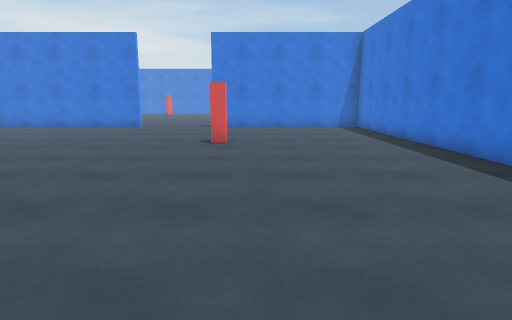
View 1 (above)

17 first-person views from a walk through a Unity game level. The camera is 1.4 m above the floor, tilts 10° down and sees 75° across. Doors are open. The floor is counted in squares, 1 m on a side. Each view is taken from the middle of a square. On the plan, view 1 faces up. The plan holds only what a view shows up to about 15 squares ahead; the rest is blank. The place goes on beyond the plan. The player is left out.

View 2
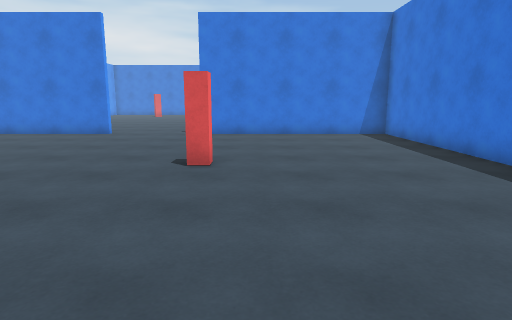

View 3
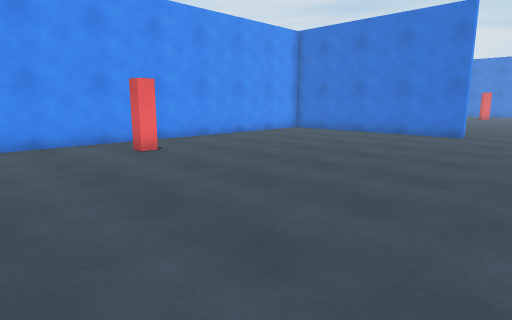

View 4
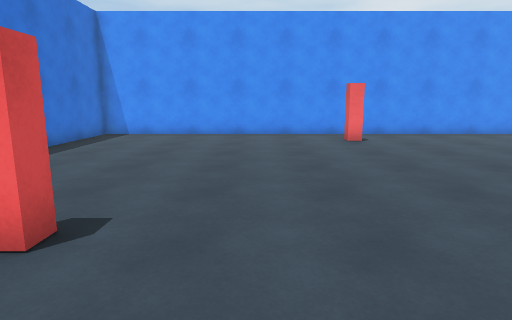

View 5
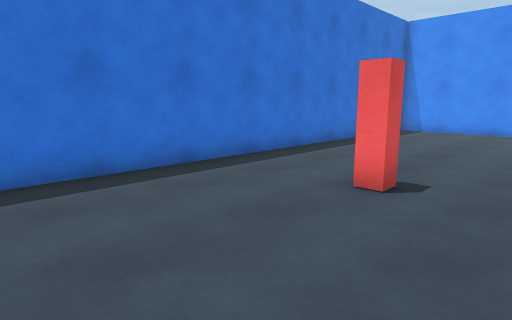

View 6
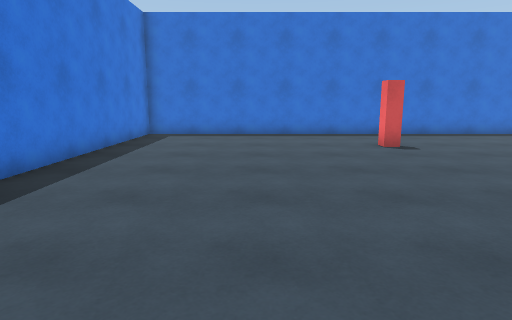

View 7
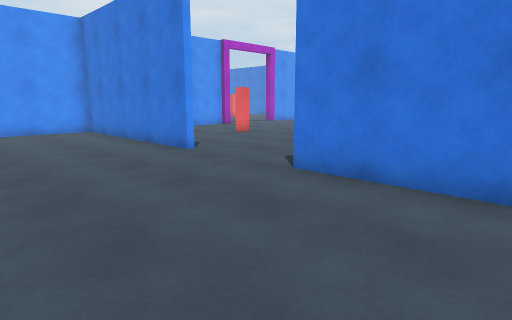

View 8
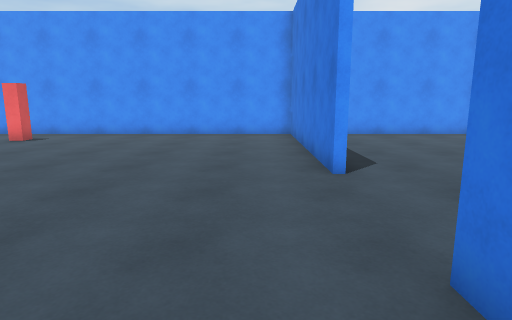

View 9
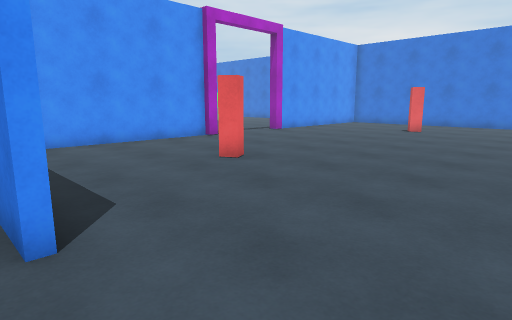

View 10
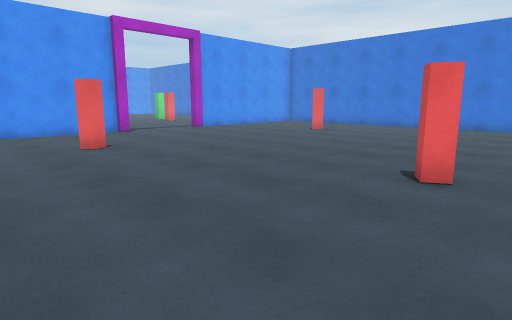

View 11
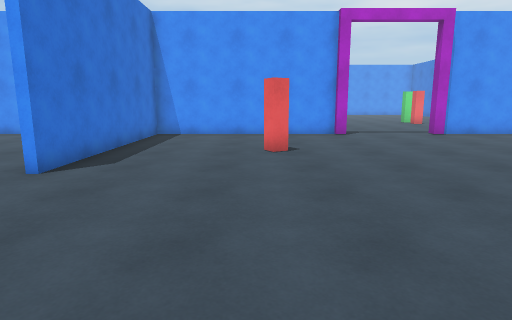

View 12
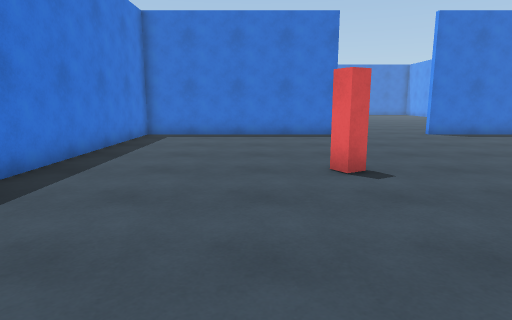

View 13
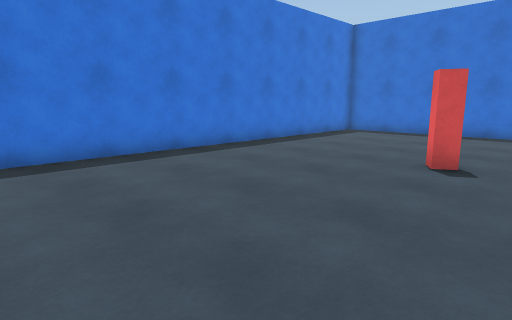

View 14
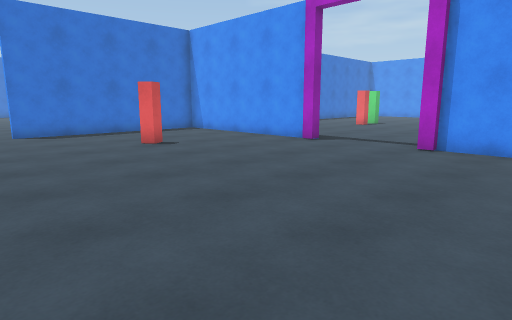

View 15
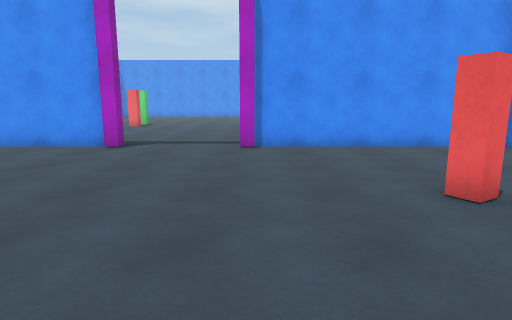

View 16
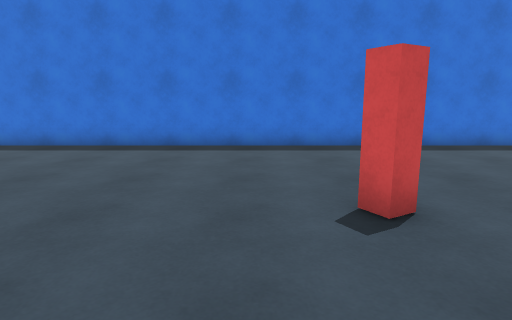

View 17
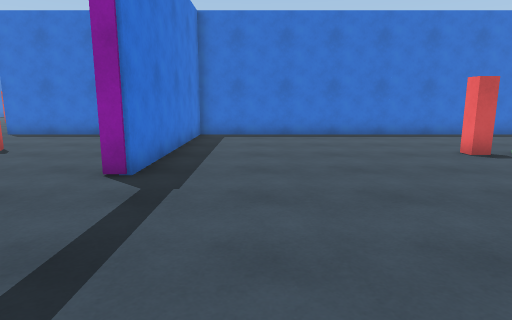

### Floor plan
Points are (right, up) in squares from view 1. A wall is a line through its corners. A room is listed if a view was taken in it or the views show most of it. See-through windows are left out.
Room 1 (views 1, 2, 3, 4, 5, 6, 7, 8, 9)
walls: (-6.2, 18.5) (-14.4, 18.5) (-14.4, -1.5) (5.6, -1.5) (5.6, 18.5) (-2.4, 18.5)
ways out: opening at (-3.5, 20.7) to room 2
Room 2 (views 10, 11, 12, 13, 14, 15, 16)
walls: (-1.2, 26.4) (-0.8, 26.7) (-0.5, 26.2) (-1, 26) (-1.2, 26.4); (-9.8, 23.6) (-9.4, 23.9) (-9.1, 23.5) (-9.6, 23.2); (-2.2, 18.8) (5.6, 18.8) (5.6, 34.5); (-8.7, 34.5) (-8.4, 34.1) (-8.9, 33.8); (-14.1, 26.8) (-14.1, 26.4); (-14.4, 26.5) (-14.4, 18.8) (-6.4, 18.8); (-14.1, 31) (-14.1, 30.5); (-14.4, 34.5) (-14.4, 31)
ways out: opening at (-3.5, 20.7) to room 1; open door at (-14, 28.5) to room 3
Room 3 (view 17)
walls: (-23.1, 24.5) (-22.6, 24.5) (-22.6, 23.9); (-25.5, 18.8) (-14.6, 18.8) (-14.6, 26.8)
ways out: open door at (-14, 28.5) to room 2

Where each view was taken, in squares from view 1:
view 1: 0 up, 0 right, facing up
view 2: 4 up, 0 right, facing up
view 3: 4 up, 3 left, facing up-left
view 4: 5 up, 0 right, facing left
view 5: 5 up, 2 right, facing down-left
view 6: 13 up, 1 right, facing down
view 7: 13 up, 2 right, facing up-left
view 8: 17 up, 0 right, facing left
view 9: 18 up, 3 left, facing up-left
view 10: 20 up, 1 right, facing up-left
view 11: 23 up, 0 right, facing left
view 12: 33 up, 1 right, facing down
view 13: 34 up, 3 left, facing down-right
view 14: 34 up, 4 left, facing down-left
view 15: 31 up, 4 left, facing left
view 16: 28 up, 5 left, facing right
view 17: 33 up, 17 left, facing down
